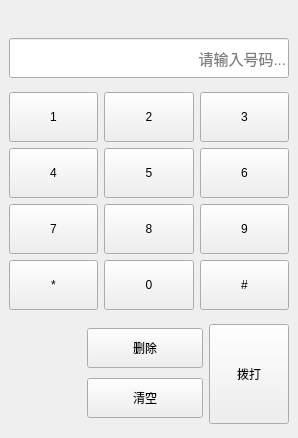
<?xml version="1.0" encoding="UTF-8"?>
<ui version="4.0">
 <class>MainWindow</class>
 <widget class="QMainWindow" name="MainWindow">
  <property name="geometry">
   <rect>
    <x>0</x>
    <y>0</y>
    <width>298</width>
    <height>438</height>
   </rect>
  </property>
  <property name="windowTitle">
   <string>电话拨号盘</string>
  </property>
  <widget class="QWidget" name="centralWidget">
   <layout class="QVBoxLayout" name="verticalLayout" stretch="0,0,0">
    <property name="topMargin">
     <number>30</number>
    </property>
    <property name="bottomMargin">
     <number>5</number>
    </property>
    <item>
     <widget class="QLineEdit" name="displayLineEdit">
      <property name="minimumSize">
       <size>
        <width>0</width>
        <height>40</height>
       </size>
      </property>
      <property name="font">
       <font>
        <pointsize>11</pointsize>
       </font>
      </property>
      <property name="alignment">
       <set>Qt::AlignmentFlag::AlignRight</set>
      </property>
      <property name="readOnly">
       <bool>true</bool>
      </property>
      <property name="placeholderText">
       <string>请输入号码...</string>
      </property>
     </widget>
    </item>
    <item>
     <layout class="QGridLayout" name="gridLayout">
      <item row="0" column="0">
       <widget class="QPushButton" name="btn1">
        <property name="minimumSize">
         <size>
          <width>0</width>
          <height>50</height>
         </size>
        </property>
        <property name="text">
         <string>1</string>
        </property>
       </widget>
      </item>
      <item row="0" column="1">
       <widget class="QPushButton" name="btn2">
        <property name="minimumSize">
         <size>
          <width>0</width>
          <height>50</height>
         </size>
        </property>
        <property name="text">
         <string>2</string>
        </property>
       </widget>
      </item>
      <item row="0" column="2">
       <widget class="QPushButton" name="btn3">
        <property name="minimumSize">
         <size>
          <width>0</width>
          <height>50</height>
         </size>
        </property>
        <property name="text">
         <string>3</string>
        </property>
       </widget>
      </item>
      <item row="1" column="0">
       <widget class="QPushButton" name="btn4">
        <property name="minimumSize">
         <size>
          <width>0</width>
          <height>50</height>
         </size>
        </property>
        <property name="text">
         <string>4</string>
        </property>
       </widget>
      </item>
      <item row="1" column="1">
       <widget class="QPushButton" name="btn5">
        <property name="minimumSize">
         <size>
          <width>0</width>
          <height>50</height>
         </size>
        </property>
        <property name="text">
         <string>5</string>
        </property>
       </widget>
      </item>
      <item row="1" column="2">
       <widget class="QPushButton" name="btn6">
        <property name="minimumSize">
         <size>
          <width>0</width>
          <height>50</height>
         </size>
        </property>
        <property name="text">
         <string>6</string>
        </property>
       </widget>
      </item>
      <item row="2" column="0">
       <widget class="QPushButton" name="btn7">
        <property name="minimumSize">
         <size>
          <width>0</width>
          <height>50</height>
         </size>
        </property>
        <property name="text">
         <string>7</string>
        </property>
       </widget>
      </item>
      <item row="2" column="1">
       <widget class="QPushButton" name="btn8">
        <property name="minimumSize">
         <size>
          <width>0</width>
          <height>50</height>
         </size>
        </property>
        <property name="text">
         <string>8</string>
        </property>
       </widget>
      </item>
      <item row="2" column="2">
       <widget class="QPushButton" name="btn9">
        <property name="minimumSize">
         <size>
          <width>0</width>
          <height>50</height>
         </size>
        </property>
        <property name="text">
         <string>9</string>
        </property>
       </widget>
      </item>
      <item row="3" column="0">
       <widget class="QPushButton" name="btnAsterisk">
        <property name="minimumSize">
         <size>
          <width>0</width>
          <height>50</height>
         </size>
        </property>
        <property name="text">
         <string>*</string>
        </property>
       </widget>
      </item>
      <item row="3" column="1">
       <widget class="QPushButton" name="btn0">
        <property name="minimumSize">
         <size>
          <width>0</width>
          <height>50</height>
         </size>
        </property>
        <property name="text">
         <string>0</string>
        </property>
       </widget>
      </item>
      <item row="3" column="2">
       <widget class="QPushButton" name="btnHash">
        <property name="minimumSize">
         <size>
          <width>0</width>
          <height>50</height>
         </size>
        </property>
        <property name="text">
         <string>#</string>
        </property>
       </widget>
      </item>
     </layout>
    </item>
    <item>
     <layout class="QHBoxLayout" name="horizontalLayout" stretch="10,15,10">
      <item>
       <spacer name="horizontalSpacer">
        <property name="orientation">
         <enum>Qt::Orientation::Horizontal</enum>
        </property>
        <property name="sizeHint" stdset="0">
         <size>
          <width>40</width>
          <height>20</height>
         </size>
        </property>
       </spacer>
      </item>
      <item>
       <layout class="QVBoxLayout" name="verticalLayout_2">
        <item>
         <widget class="QPushButton" name="btnBackspace">
          <property name="minimumSize">
           <size>
            <width>0</width>
            <height>40</height>
           </size>
          </property>
          <property name="text">
           <string>删除</string>
          </property>
         </widget>
        </item>
        <item>
         <widget class="QPushButton" name="btnClear">
          <property name="minimumSize">
           <size>
            <width>0</width>
            <height>40</height>
           </size>
          </property>
          <property name="text">
           <string>清空</string>
          </property>
         </widget>
        </item>
       </layout>
      </item>
      <item>
       <widget class="QPushButton" name="btnCall">
        <property name="minimumSize">
         <size>
          <width>0</width>
          <height>100</height>
         </size>
        </property>
        <property name="text">
         <string>拨打</string>
        </property>
       </widget>
      </item>
     </layout>
    </item>
   </layout>
  </widget>
 </widget>
 <resources/>
 <connections/>
</ui>
